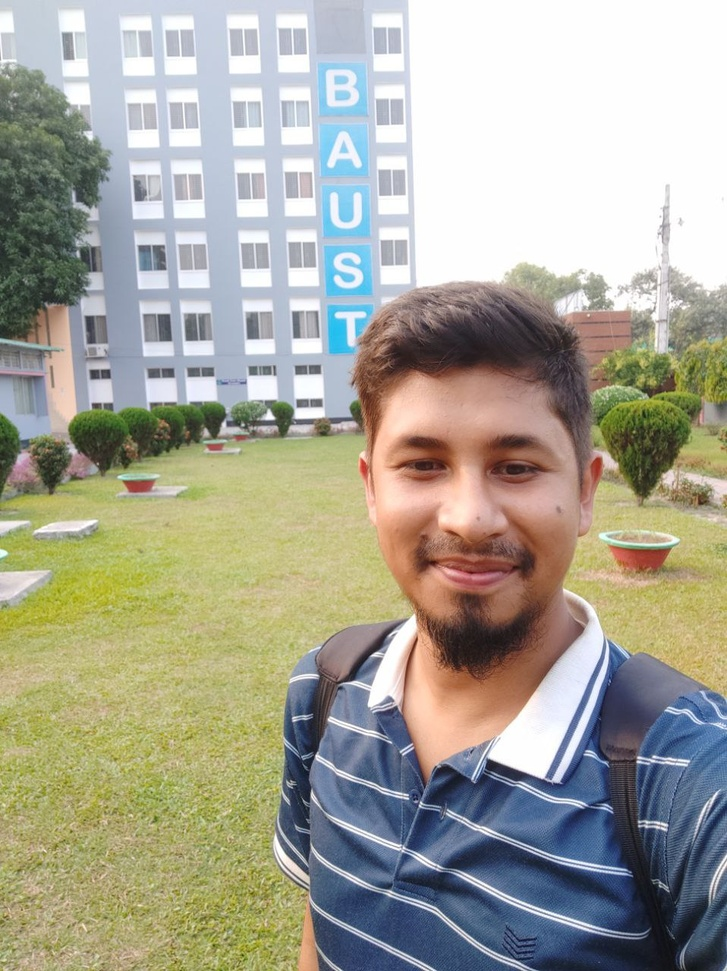
%> input picture Rep2/mypic.jpg, 727 x 971 px, shrunk from 958 x 1280 before the run
$ octave histogramequalization.m   (GNU Octave 9; MATLAB toolbox functions it lacks are replaced by stand-ins)
%> lines starting %> are read from the running program, lines starting %| are printed output that depends on the picture
originalImage = imread('mypic.jpg');
%> originalImage is the input picture: size 971x727x3 uint8; mean R, G, B 167, 165.3, 151.4

grayImage = rgb2gray(originalImage);
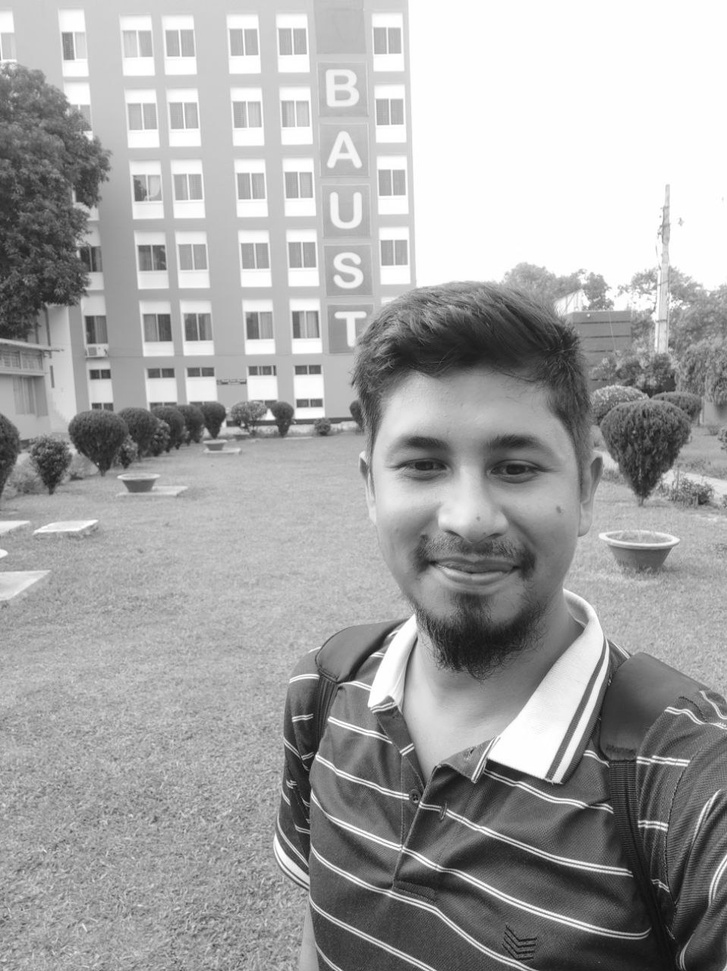
%> grayImage: size 971x727 uint8; min 12, max 255, mean 164.2

equalizedImage = histeq(grayImage);
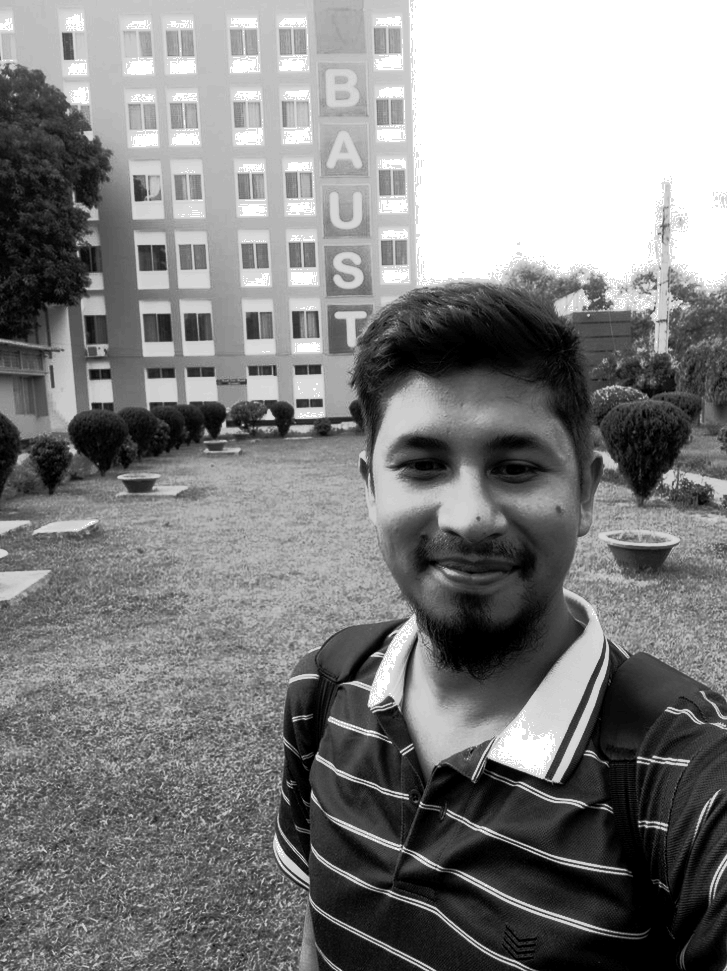
%> equalizedImage: size 971x727 uint8; min 0, max 255, mean 128.4

subplot(2, 2, 1);
imshow(grayImage);
title('Original Image');

subplot(2, 2, 2);
imshow(equalizedImage);
title('Equalized Image');

subplot(2, 2, 3);
imhist(grayImage);
title('Histogram of Original Image');

subplot(2, 2, 4);
imhist(equalizedImage);
title('Histogram of Equalized Image');
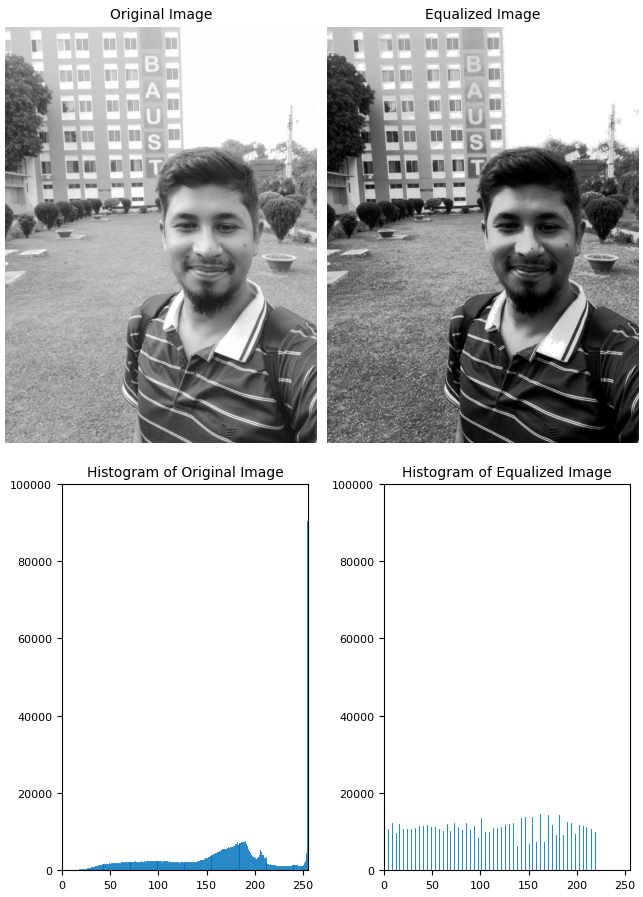
%> figure redrawn from the program's plot data, 4 panels
